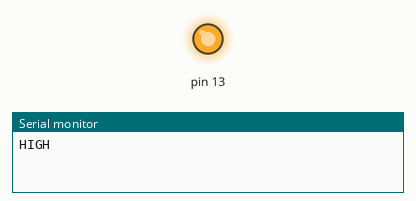
The sketch below on a simulated Arduino Uno, built with avr-gcc and run on an emulated ATmega328P. Parts: output pins drawn as LEDs (lit = HIGH), the last lines printed to the serial monitor.

Above: at 2.5 s.
At 7.5 s:
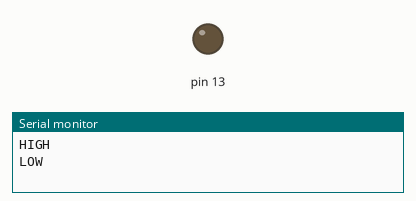
Timing chart, 0 to 13.0 s (numbered marks = the images above):
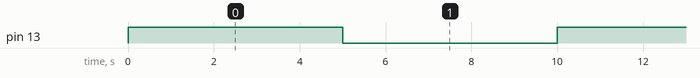

Measured:
- by itself, pin 13: alternates HIGH for 5.0 s and LOW for 5.0 s

The sketch:

VH_EN.ino
```cpp
void setup() {
  Serial.begin(115200);
  pinMode(13, OUTPUT);
}

void loop() {
  Serial.println("HIGH");
  digitalWrite(13, HIGH);
  delay(5000);

  Serial.println("LOW");
  digitalWrite(13, LOW);
  delay(5000);
}
```
